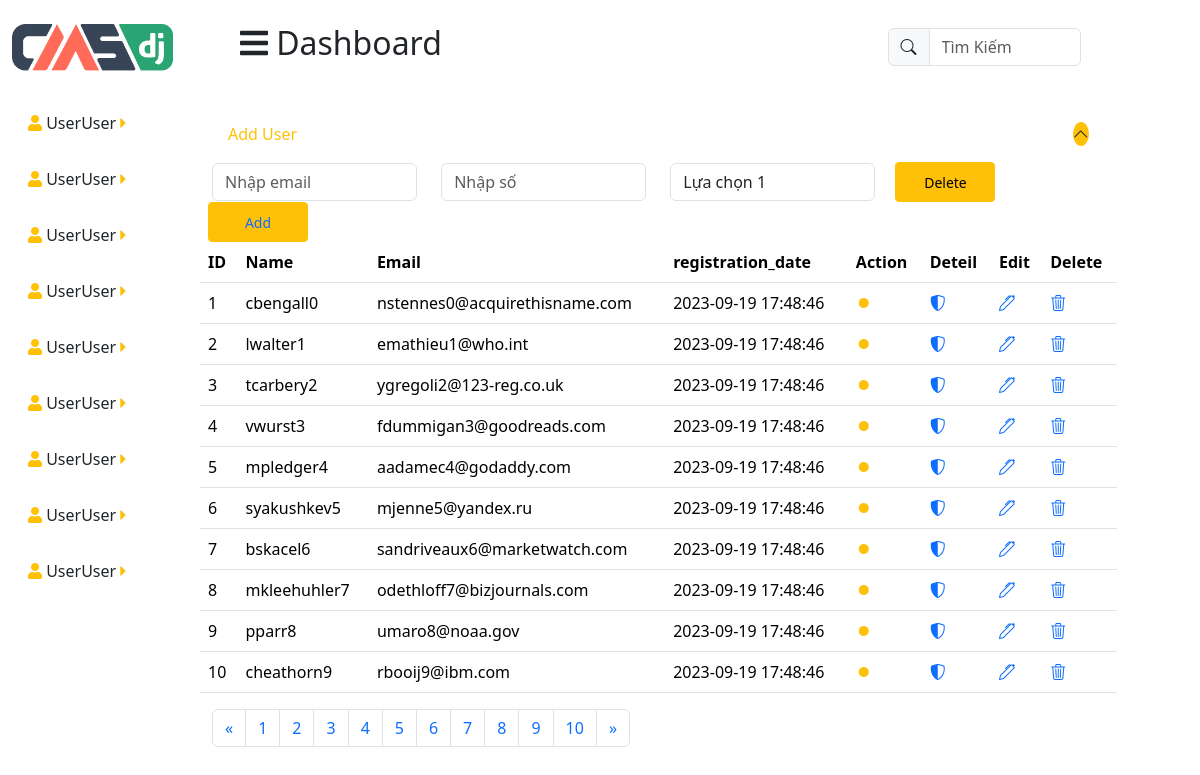
The page /PHPandCRUD/index.php on the database its author committed.
### tables this page shows
CREATE TABLE users (
    id INT AUTO_INCREMENT PRIMARY KEY,
    username VARCHAR(50) NOT NULL,
    email VARCHAR(100) NOT NULL,
    password_hash VARCHAR(255) NOT NULL,
    registration_date DATETIME DEFAULT CURRENT_TIMESTAMP
);

### PHPandCRUD/index.php (the view, shortened to what this page needs)
<!DOCTYPE html>
<html lang="en">
<head>
    <link href="https://cdn.jsdelivr.net/npm/bootstrap@5.3.1/dist/css/bootstrap.min.css" rel="stylesheet">
    <link rel="stylesheet" href="https://cdnjs.cloudflare.com/ajax/libs/font-awesome/5.15.4/css/all.min.css">
    <link rel="stylesheet" href="https://cdn.jsdelivr.net/npm/bootstrap-icons@1.11.0/font/bootstrap-icons.css">
</head>
<body>
    <div class="container-fluid">
        <div class="row">
            <div class="col-md-2">
                <img style="height: 95px;" class="pl-0 pt-4 pr-4 pb-4" src="../img/pic1.png" alt="">
                <ul class="nav flex-column">
                    <?php
                        for($i = 1;$i<10;$i++)
                        {
                            ?>
                            <li class="nav-item p-3">
                                <i class="fa fa-user  d-inline text-warning"></i>
                                <a class="nav-link text-dark p-0  d-inline" href="#">UserUser</a>
                                <i class="fas fa-caret-right d-inline text-warning"></i>
                            </li>
                            <?php
                        }
                    ?>
                </ul>
            </div>
            <div class="col-md-10">
                <div class="row">
                    <div class="col-md-11">
                        <div class="row justify-content-between p-4">
                            <div class="Dashboard d-inline col-md-4">
                                <i class="fas fa-bars d-inline fa-2x px-1"></i>
                                <h2 class="d-inline" >Dashboard</h2>
                            </div>
                            <div class="searchh d-inline col-md-3">
                            <div class="input-group mb-3 mt-1">
                                <span class="input-group-text" id="basic-addon1"> <i class="bi bi-search"></i> </span>
                                <input type="text" class="form-control" placeholder="Tìm Kiếm" aria-label="Username" aria-describedby="basic-addon1">
                                </div>
                            </div>
                        </div>
                        <div class="filter">
                            <div class="row justify-content-between p-3">
                                <div class="d-inline col-md-2">
                                    <p class="d-inline text-warning" >Add User</p>
                                </div>
                                <div class="d-inline col-md-2">
                                <i style="float: right;" class="bi bi-chevron-up bg-warning rounded-circle mr-2"></i>
                                </div>
                            </div>
                        </div>
                            <div class="row align-items-center">
                                <div class="form-group col-md-3">
                                    <input type="email" class="form-control" id="email" placeholder="Nhập email">
                                </div>
                                <div class="form-group col-md-3">
                                    <input type="number" class="form-control" id="number" placeholder="Nhập số">
                                </div>
                                <div class="form-group col-md-3">
                                    <select class="form-control" id="select">
                                        <?php
                                            for($i=1;$i<10;$i++)
                                            {
                                                echo "<option value='option1'>Lựa chọn " .$i. "</option>";
                                            }
                                        ?>
                                    </select>
                                </div>
                                <button style="height: 40px; width: 100px;" type="button" class="btn btn-warning col-md-2 btn-sm mx-2 px-3">Delete</button>
                                <button style="height: 40px; width: 100px;" type="button" class="btn btn-warning col-md-2 btn-sm mx-2 px-3"> <a href="add_user.php" class="text-decoration-none">Add</a> </button>
                                <table class="table">
                                    <thead>
                                        <tr>
                                            <th scope="col">ID</th>
                                            <th scope="col">Name</th>
                                            <th scope="col">Email</th>
                                            <th scope="col">registration_date</th>
                                            <th scope="col">Action</th>
                                            <th scope="col">Deteil</th>
                                            <th scope="col">Edit</th>
                                            <th scope="col">Delete</th>
                                        </tr>
                                    </thead>
                                    <tbody>
                                        <?php
                                        $servername = "localhost";
                                        $database = "cse";
                                        $username = "root";
                                        $password = "123456";
                                        $conn = mysqli_connect($servername, $username, $password, $database);
                                        $perPage = 10;
                                        $currentPage = isset($_GET['page']) ? $_GET['page'] : 1;
                                        $offset = ($currentPage - 1) * $perPage;
                                        $sql = "SELECT * FROM users LIMIT $perPage OFFSET $offset";
                                        $result = mysqli_query($conn, $sql);
                                        while ($row = mysqli_fetch_assoc($result)) {
                                            echo "<tr>";
                                            echo "<td>" . $row['id'] . "</td>";
                                            echo "<td>" . $row['username'] . "</td>";
                                            echo "<td>" . $row['email'] . "</td>";
                                            echo "<td>" . $row['registration_date'] . "</td>";
                                            echo "<td><i class='bi bi-record-fill text-warning'></i></td>";
                                            echo "<td><a href='#'><i class='bi bi-shield-shaded'></i></a></td>";
                                            echo "<td><a href='edit.php?Id={$row['id']}'><i class='bi bi-pen'></i></a></td>";
                                            echo "<td><a href='?ID={$row['id']}'><i class='bi bi-trash3'></i></a></td>";
                                            echo "</tr>";
                                        }
                                        ?>
                                    </tbody>
                                </table>
                                    <nav aria-label="Page navigation">
                                        <ul class="pagination">
                                            <li class="page-item">
                                                <a class="page-link" href="#" aria-label="Previous">
                                                    <span aria-hidden="true">&laquo;</span>
                                                </a>
                                            </li>
                                            <?php
                                            $countSql = "SELECT COUNT(*) AS total FROM users";
                                            $countResult = mysqli_query($conn, $countSql);
                                            $countRow = mysqli_fetch_assoc($countResult);
                                            $totalRecords = $countRow['total'];
                                            $totalPages = ceil($totalRecords / $perPage);
                                            for ($i = 1; $i <= $totalPages; $i++) {
                                                echo "<li class='page-item'><a class='page-link' href='?page=" . $i . "'>" . $i . "</a></li>";
                                            }
                                            ?>
                                            <li class="page-item">
                                                <a class="page-link" href="#" aria-label="Next">
                                                <span aria-hidden="true">&raquo;</span>
                                                </a>
                                            </li>
                                        </ul>
                                    </nav>
                            </div>
                    </div>
                    <div class="col-md-1">
                    </div>
                </div>
            </div>
        </div>
    </div>
</body>
</html>

### rows shown on the page
users: id "1", username "cbengall0", email "nstennes0@acquirethisname.com", registration_date "2023-09-19 17:48:46"
users: id "2", username "lwalter1", email "emathieu1@who.int", registration_date "2023-09-19 17:48:46"
users: id "3", username "tcarbery2", email "ygregoli2@123-reg.co.uk", registration_date "2023-09-19 17:48:46"
users: id "4", username "vwurst3", email "fdummigan3@goodreads.com", registration_date "2023-09-19 17:48:46"
users: id "5", username "mpledger4", email "aadamec4@godaddy.com", registration_date "2023-09-19 17:48:46"
users: id "6", username "syakushkev5", email "mjenne5@yandex.ru", registration_date "2023-09-19 17:48:46"
users: id "7", username "bskacel6", email "sandriveaux6@marketwatch.com", registration_date "2023-09-19 17:48:46"
users: id "8", username "mkleehuhler7", email "odethloff7@bizjournals.com", registration_date "2023-09-19 17:48:46"
users: id "9", username "pparr8", email "umaro8@noaa.gov", registration_date "2023-09-19 17:48:46"
users: id "10", username "cheathorn9", email "rbooij9@ibm.com", registration_date "2023-09-19 17:48:46"
